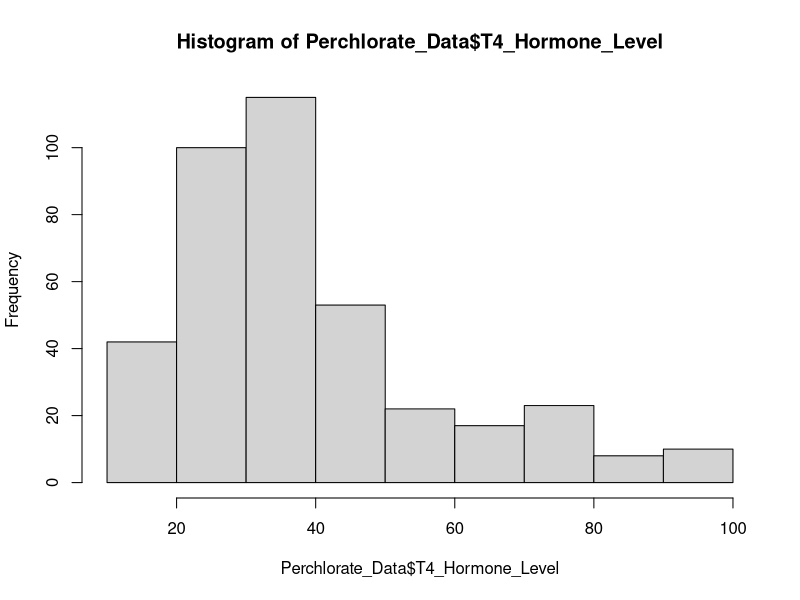
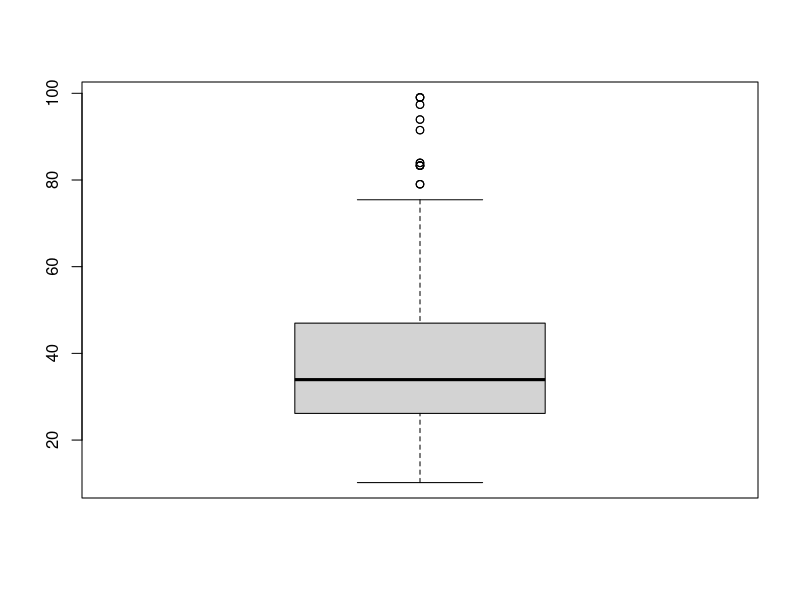
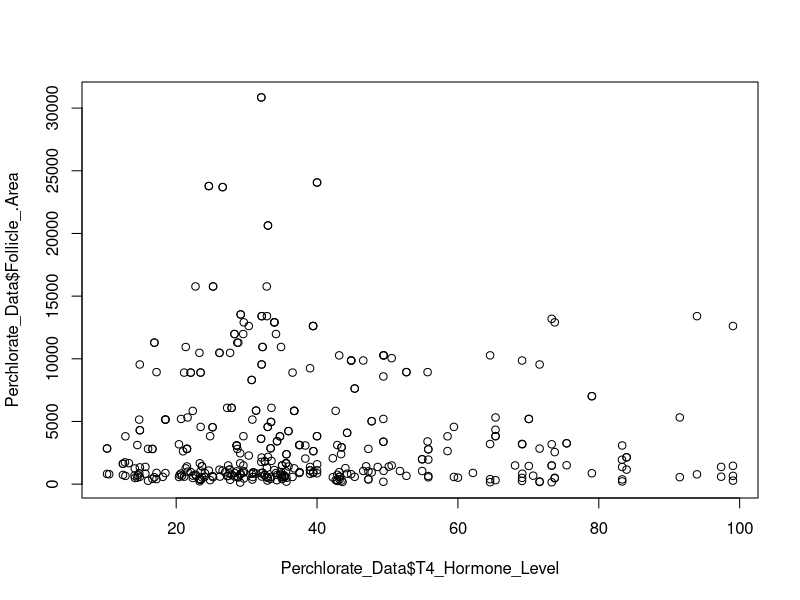
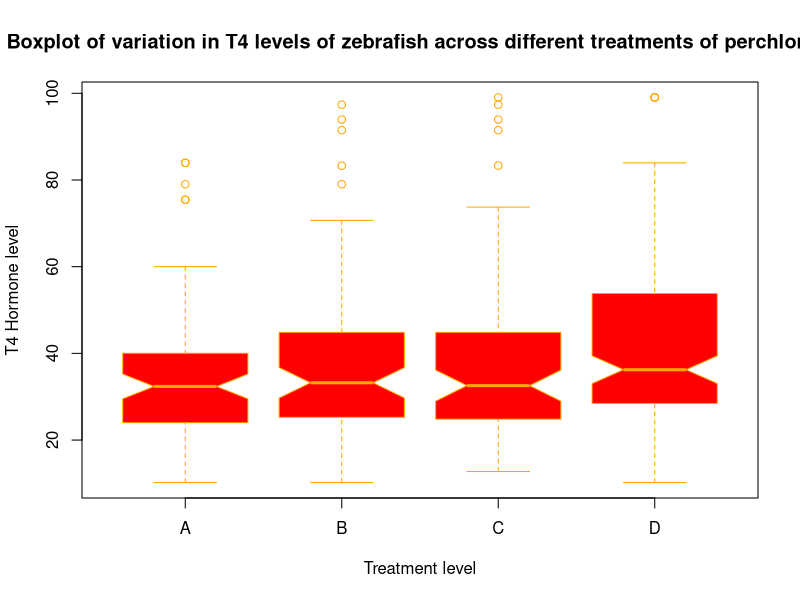

These figures' R source, in order:
# This exercise will help you get used to reading in and manipulating data files
# First off, remember to set your working directory to find your file correctly

Perchlorate_Data <- read.table('Week1_Perchlorate_Data.csv', header=T, sep=',')

# OK, now let's look at the data
print (Perchlorate_Data)

# This is a little easier
head (Perchlorate_Data)
tail (Perchlorate_Data)

# How do we look at a subset of the data?
# Can you see how we can do the same thing different ways?

print (Perchlorate_Data[,2])

print (Perchlorate_Data[1,])

print (Perchlorate_Data[1,2])

print (Perchlorate_Data$T4_Hormone_Level)

print (Perchlorate_Data$T4_Hormone_Level>45.0)

# OK, let's try some summary stats and figures

blah <- summary(Perchlorate_Data$T4_Hormone_Level)
print (blah)

hist(Perchlorate_Data$T4_Hormone_Level)

boxplot(Perchlorate_Data$T4_Hormone_Level)

plot(Perchlorate_Data$T4_Hormone_Level,Perchlorate_Data$Follicle_.Area)


boxplot(Perchlorate_Data$T4_Hormone_Level~Perchlorate_Data$Perchlorate_Level, col = "red", notch = T, ylab = "T4 Hormone level", xlab = "Treatment level", border ="orange", main = "Boxplot of variation in T4 levels of zebrafish across different treatments of perchlorate")
